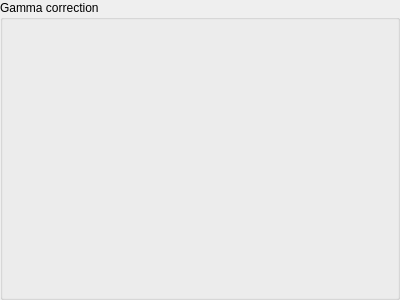
<?xml version="1.0" encoding="UTF-8"?>
<ui version="4.0">
 <class>Form</class>
 <widget class="QWidget" name="Form">
  <property name="geometry">
   <rect>
    <x>0</x>
    <y>0</y>
    <width>400</width>
    <height>300</height>
   </rect>
  </property>
  <property name="windowTitle">
   <string>Form</string>
  </property>
  <layout class="QVBoxLayout" name="verticalLayout">
   <property name="spacing">
    <number>0</number>
   </property>
   <property name="leftMargin">
    <number>0</number>
   </property>
   <property name="topMargin">
    <number>0</number>
   </property>
   <property name="rightMargin">
    <number>0</number>
   </property>
   <property name="bottomMargin">
    <number>0</number>
   </property>
   <item>
    <widget class="QGroupBox" name="groupBox">
     <property name="title">
      <string>Gamma correction</string>
     </property>
     <layout class="QHBoxLayout" name="gamma_layout">
      <property name="spacing">
       <number>0</number>
      </property>
      <property name="leftMargin">
       <number>0</number>
      </property>
      <property name="topMargin">
       <number>0</number>
      </property>
      <property name="rightMargin">
       <number>0</number>
      </property>
      <property name="bottomMargin">
       <number>0</number>
      </property>
     </layout>
    </widget>
   </item>
  </layout>
 </widget>
 <resources/>
 <connections/>
</ui>
